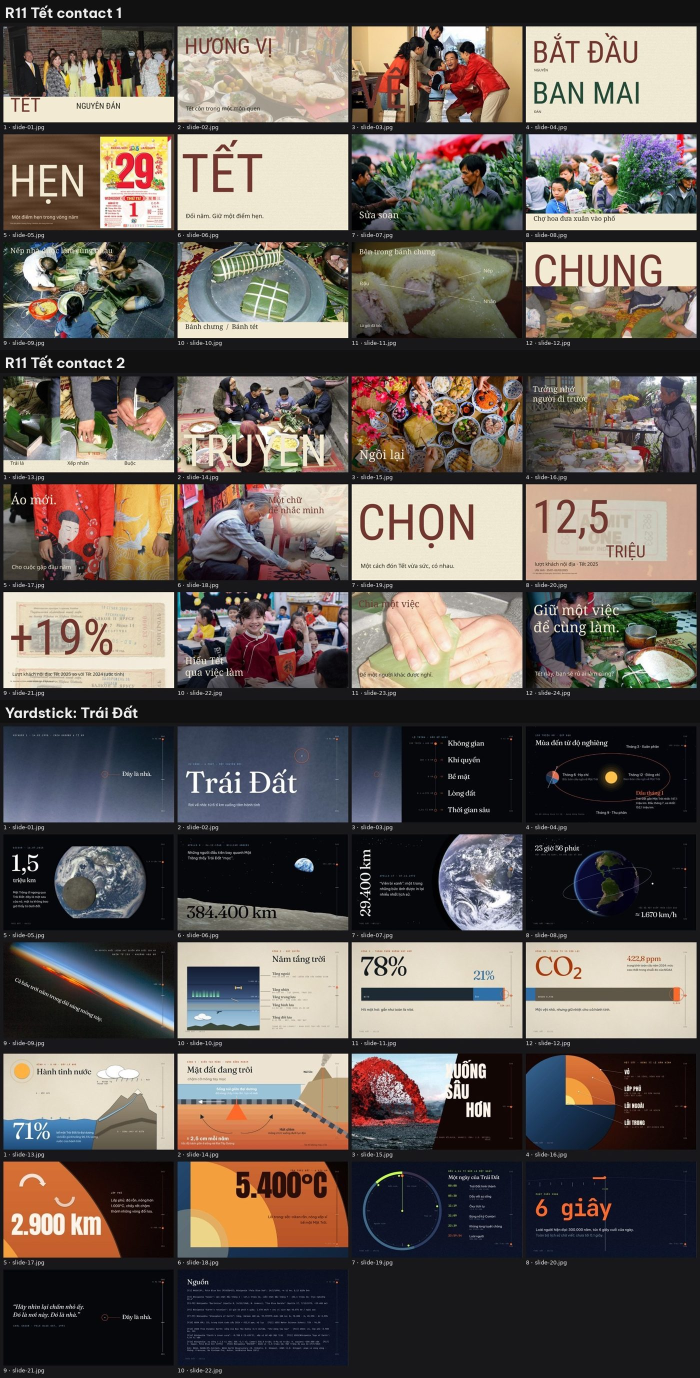
#> input picture motion-pptx-studio/samples/r11-tet.jpg, 1400 x 2755 px (shown at 1/2 size)
$ python photo_layout.py analyze ../samples/r11-tet.jpg
#> lines starting #> are read from the running program, lines starting #| are printed output that depends on the picture
#!/usr/bin/env python3
"""Photo levers for composition: find the subject and the quiet space, crop with intent, cut out, mask.
Decisions stay yours (principles/photo-arrangement.md); this only measures and cuts.

  python3 photo_layout.py analyze IMG [--grid 4x3] [--json OUT]      subject box, quiet cells, text colour per cell
  python3 photo_layout.py crop IMG --aspect 16:9 --out OUT [--subject-at 0.66,0.5] [--zoom 1.0] [--detail] [--focus X,Y]
        place the subject's centre at a frame point (e.g. right third, leaving the left quiet for type);
        --zoom >1 tightens around the subject; --detail = the tightest crop that is still the subject (2.5x)
  python3 photo_layout.py cutout IMG --out OUT.png [--feather 2]     subject on transparency (rembg if present:
        `pip install "rembg[cpu]"`, first run downloads a ~170 MB model;
        else OpenCV GrabCut seeded by the saliency box: check the edge by eye)
  python3 photo_layout.py mask IMG --shape circle|arch|band|pill|poly:x,y;x,y;... --out OUT.png [--aspect 1:1]
        the photo inside a shape that comes from the subject (a cup rim, a window arch, a field strip)
Python: from photo_layout import analyze, crop
"""
import argparse, json, sys, os, subprocess
import numpy as np
from PIL import Image, ImageDraw, ImageFilter

def saliency(im):
    """Spectral-residual saliency (Hou & Zhang 2007) on a 128 px grey copy, blurred; 0..1 at image size."""
    g = np.asarray(im.convert('L').resize((128, int(128 * im.height / im.width) or 1)), float)
    F = np.fft.fft2(g); A = np.log(np.abs(F) + 1e-9); P = np.angle(F)
    k = np.ones((3, 3)) / 9; pad = np.pad(A, 1, mode='edge')
    avg = sum(pad[i:i + A.shape[0], j:j + A.shape[1]] * k[i, j] for i in range(3) for j in range(3))
    s = np.abs(np.fft.ifft2(np.exp(A - avg + 1j * P))) ** 2
    s = np.asarray(Image.fromarray((s / s.max() * 255).astype('uint8')).filter(ImageFilter.GaussianBlur(4)), float)
    detail = np.asarray(im.convert('L').resize(s.shape[::-1]).filter(ImageFilter.FIND_EDGES), float)
    m = 0.6 * s / (s.max() + 1e-9) + 0.4 * detail / (detail.max() + 1e-9)
    return np.asarray(Image.fromarray((m * 255).astype('uint8')).resize(im.size, Image.BILINEAR), float) / 255

def subject_box(sal, keep=0.6):
    """Smallest box holding `keep` of the saliency mass (robust to scattered texture)."""
    def span(p):
        c = np.cumsum(p) / p.sum(); lo = np.searchsorted(c, (1 - keep) / 2); hi = np.searchsorted(c, 1 - (1 - keep) / 2)
        return lo / len(p), (hi + 1) / len(p)
    w = sal ** 2
    (x0, x1), (y0, y1) = span(w.sum(0)), span(w.sum(1))
    return [round(x0, 3), round(y0, 3), round(x1, 3), round(y1, 3)]

def analyze(path, grid=(4, 3)):
#> called with path = '../samples/r11-tet.jpg', grid = (4, 3)
    im = Image.open(path).convert('RGB'); sal = saliency(im); L = np.asarray(im.convert('L'), float)
#> in analyze, im is the input picture: PIL image 1400x2755 RGB; mean R, G, B 99.5, 91.3, 85.4
#> after `sal = saliency(im)`:
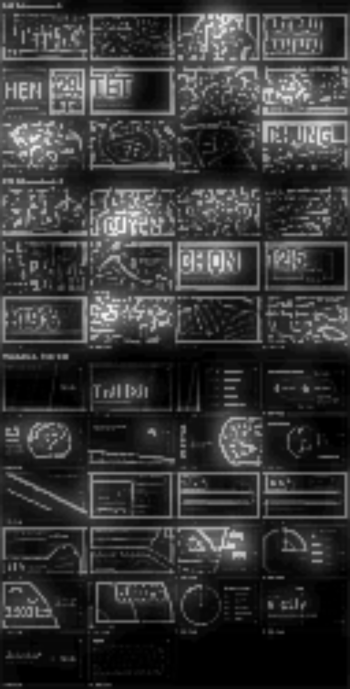
#> sal: shape (2755, 1400) float64 (shown at 1/4 size); min 0, max 0.992, mean 0.214
#> after `L = np.asarray(im.convert('L'), float)`:
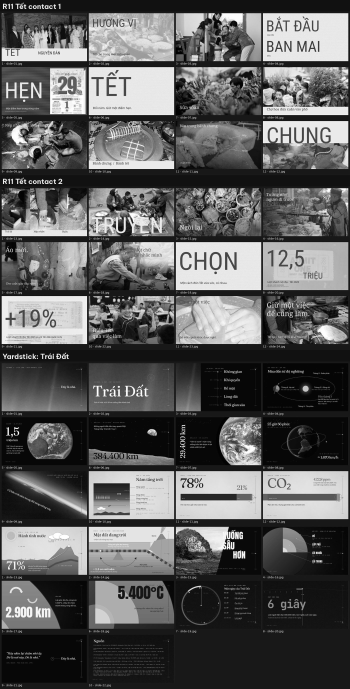
#> L: shape (2755, 1400) float64 (shown at 1/4 size); min 0, max 255, mean 93.1
    gx, gy = grid; H, W = sal.shape; cells = []
    for j in range(gy):
        for i in range(gx):
            sl = (slice(j * H // gy, (j + 1) * H // gy), slice(i * W // gx, (i + 1) * W // gx))
            busy = float(sal[sl].mean()); lum = float(L[sl].mean())
            cells.append({'cell': [i, j], 'busy': round(busy, 3), 'luma': round(lum),
                          'text': '#FFFFFF-ish (dark area)' if lum < 120 else '#111111-ish (light area)'})
#> after the loop, cells = 12 items
    q = sorted(cells, key=lambda c: c['busy'])
#> q = 12 items
    box = subject_box(sal)
#> in subject_box, `w = sal ** 2`:
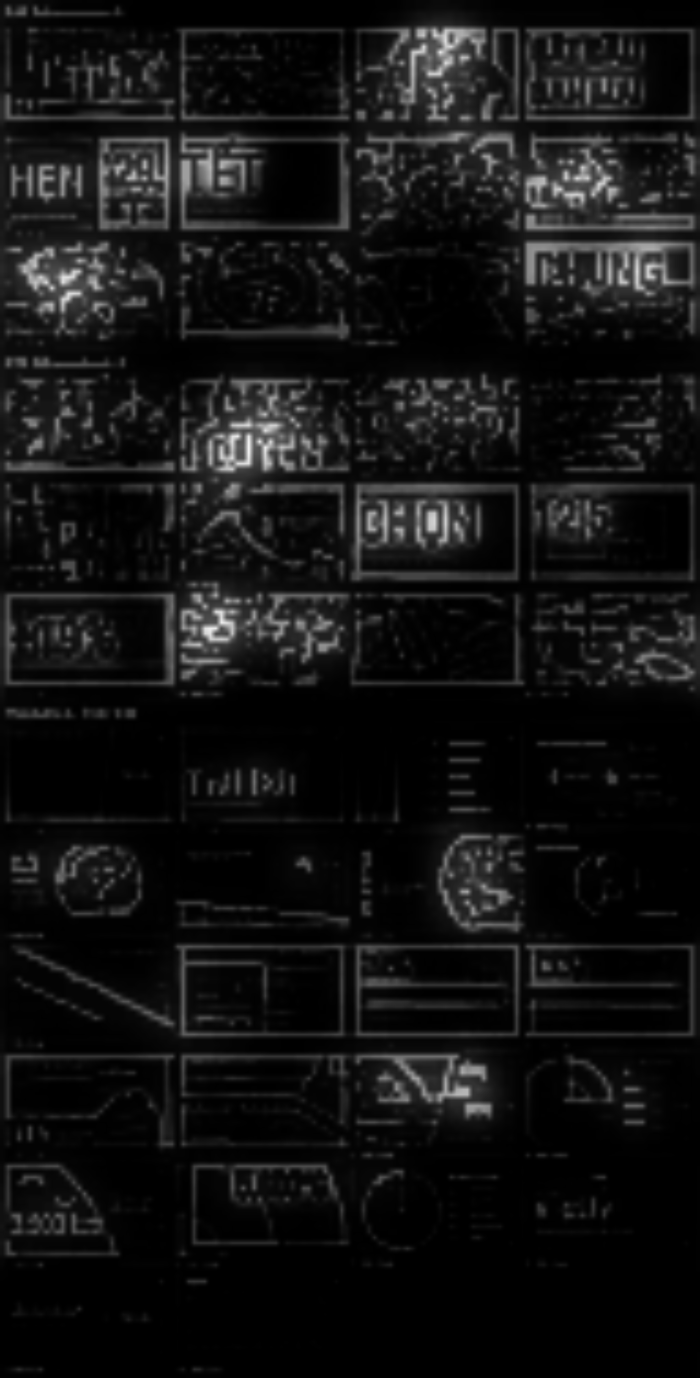
#> w: shape (2755, 1400) float64 (shown at 1/2 size); min 0, max 0.984, mean 0.0768
#> in span, `c = np.cumsum(p) / p.sum()`: c = 1400 values from 0.000556 to 1
#> in span, `lo = np.searchsorted(c, (1 - keep) / 2)`: lo = 269
#> in span, `hi = np.searchsorted(c, 1 - (1 - keep) / 2)`: hi = 1083
#> in subject_box, `(x0, x1), (y0, y1) = span(w.sum(0)), span(w.sum(1))`: x0 = 0.192; x1 = 0.774; y0 = 0.126; y1 = 0.605
#> box = [0.192, 0.126, 0.774, 0.605]
    return {'image': path, 'size': im.size, 'subject_box': box,
            'subject_centre': [round((box[0] + box[2]) / 2, 3), round((box[1] + box[3]) / 2, 3)],
            'quiet_cells': [c['cell'] for c in q[:max(2, len(q) // 3)]], 'cells': cells}

# [57 lines left out: functions crop, cutout, mask, not called in this run]

def _pair(s, sep):
    a, b = s.split(sep); return float(a), float(b)

if __name__ == '__main__':
    ap = argparse.ArgumentParser(); ap.add_argument('cmd', choices=['analyze', 'crop', 'cutout', 'mask']); ap.add_argument('img')
    ap.add_argument('--out'); ap.add_argument('--json'); ap.add_argument('--grid', default='4x3'); ap.add_argument('--aspect', default='16:9')
    ap.add_argument('--subject-at', default='0.5,0.5'); ap.add_argument('--zoom', type=float, default=1.0)
    ap.add_argument('--detail', action='store_true'); ap.add_argument('--feather', type=int, default=2); ap.add_argument('--shape', default='circle'); ap.add_argument('--focus')
    a = ap.parse_args()
    if a.cmd == 'analyze':
        r = analyze(a.img, tuple(int(v) for v in a.grid.split('x'))); s = json.dumps(r, ensure_ascii=False, indent=1)
#> after `r = analyze(a.img, tuple((int(v) for v in a.grid.split('x'))))`: r = 6 items
        open(a.json, 'w').write(s) if a.json else print(s)
#> (printed output is left out)
    elif a.cmd == 'crop': crop(a.img, _pair(a.aspect, ':'), a.out, _pair(a.subject_at, ','), a.zoom, a.detail, _pair(a.focus, ',') if a.focus else None); print('wrote', a.out)
    elif a.cmd == 'cutout': cutout(a.img, a.out, a.feather); print('wrote', a.out)
    else: mask(a.img, a.shape, a.out, _pair(a.aspect, ':')); print('wrote', a.out)

$ run again, on motion-pptx-studio/samples/r13-bachdang.jpg
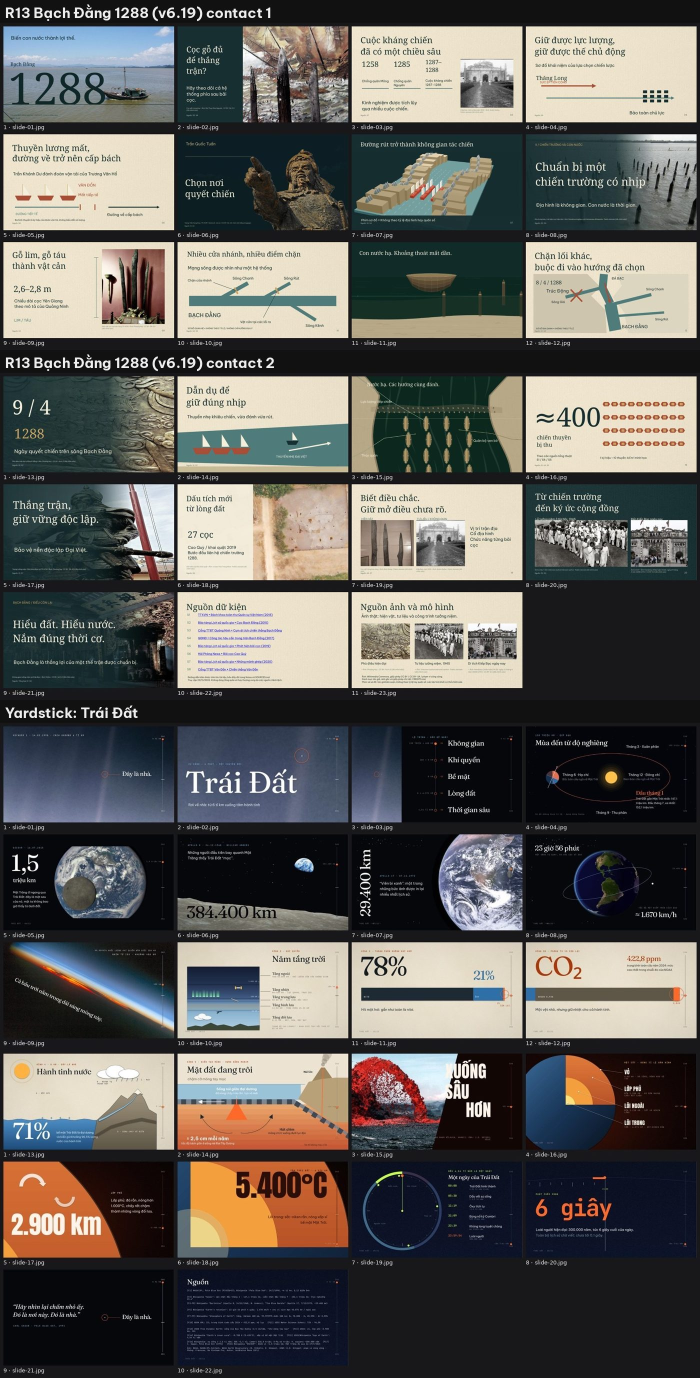
#> input picture motion-pptx-studio/samples/r13-bachdang.jpg, 1400 x 2755 px (shown at 1/2 size)
#> in analyze, im is the input picture: PIL image 1400x2755 RGB; mean R, G, B 94.9, 92.8, 88.7
#> in analyze, `L = np.asarray(im.convert('L'), float)`:
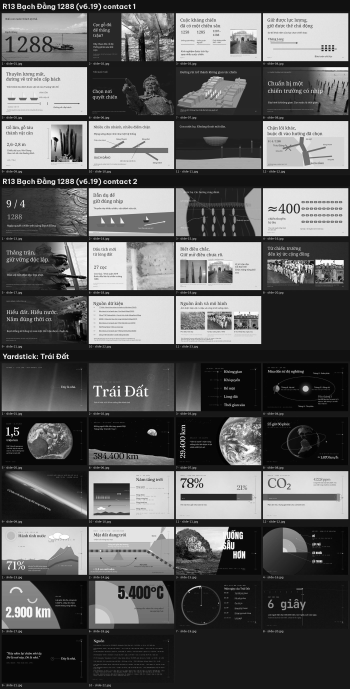
#> L: shape (2755, 1400) float64 (shown at 1/4 size); min 0, max 255, mean 93
#> after the loop in analyze, `for j in range(gy):`: cells = 12 items
#> in subject_box, `w = sal ** 2`:
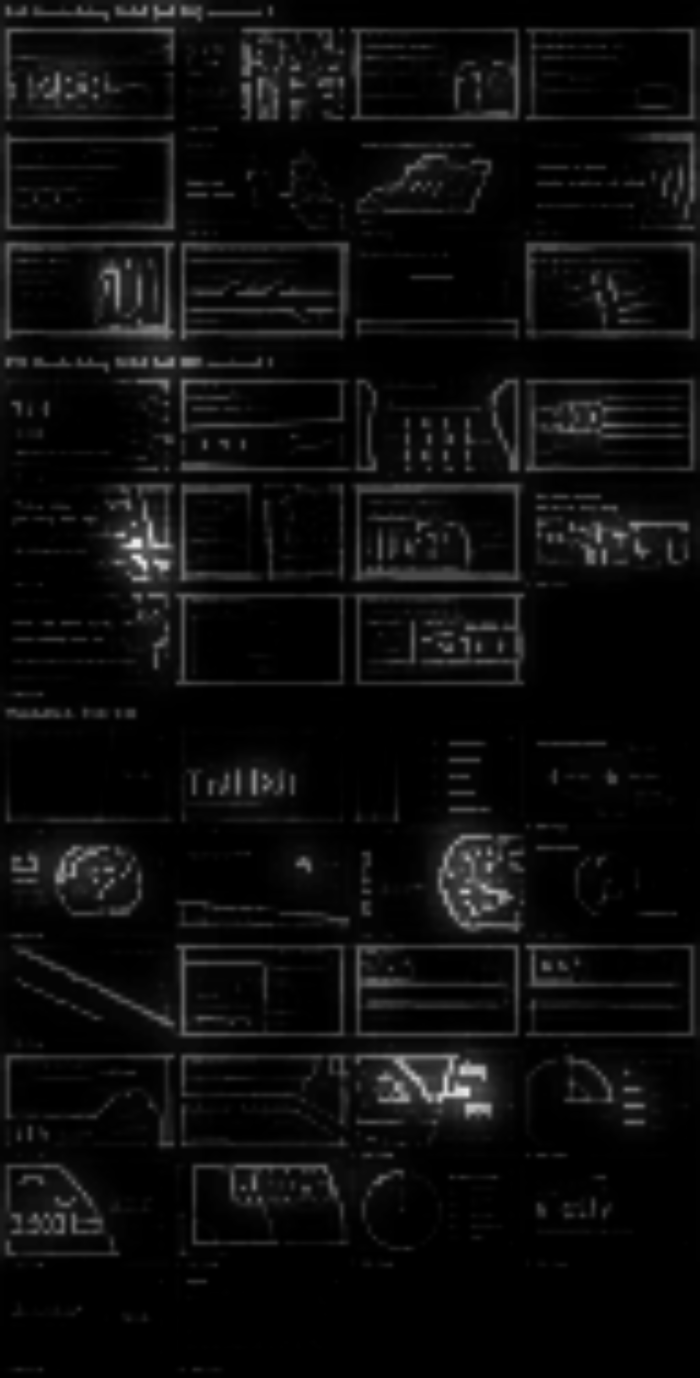
#> w: shape (2755, 1400) float64 (shown at 1/2 size); min 0, max 0.916, mean 0.0512
#> c = 1400 values from 0.000663 to 1
#> lo = 270
#> hi = 1021
#> x0 = 0.193; x1 = 0.73; y0 = 0.179; y1 = 0.731
#> box = [0.193, 0.179, 0.73, 0.731]
#> r = 6 items
#> (printed output is left out)
